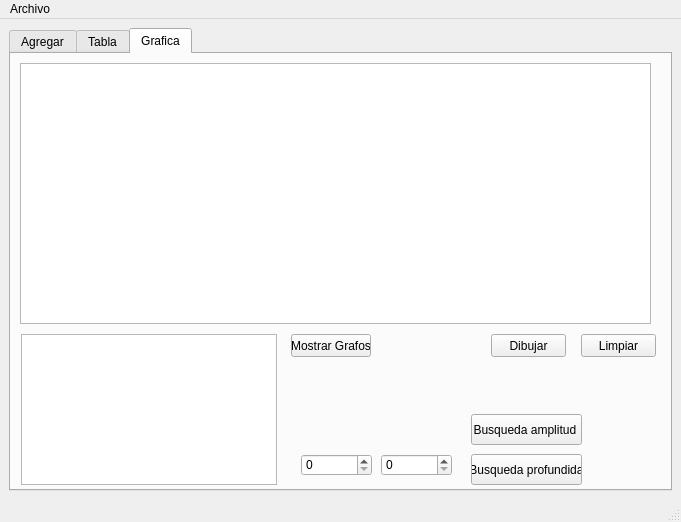
<?xml version="1.0" encoding="UTF-8"?>
<ui version="4.0">
 <class>MainWindow</class>
 <widget class="QMainWindow" name="MainWindow">
  <property name="geometry">
   <rect>
    <x>0</x>
    <y>0</y>
    <width>681</width>
    <height>522</height>
   </rect>
  </property>
  <property name="windowTitle">
   <string>MainWindow</string>
  </property>
  <widget class="QWidget" name="centralwidget">
   <layout class="QGridLayout" name="gridLayout_3">
    <item row="0" column="0">
     <widget class="QTabWidget" name="tabWidget">
      <property name="currentIndex">
       <number>2</number>
      </property>
      <widget class="QWidget" name="tab_3">
       <attribute name="title">
        <string>Agregar</string>
       </attribute>
       <layout class="QGridLayout" name="gridLayout_2">
        <item row="0" column="0">
         <widget class="QGroupBox" name="groupBox">
          <property name="title">
           <string>Particulas</string>
          </property>
          <layout class="QGridLayout" name="gridLayout">
           <item row="0" column="1">
            <widget class="QLineEdit" name="ide_lineEdit"/>
           </item>
           <item row="3" column="0">
            <widget class="QLabel" name="label_4">
             <property name="text">
              <string>Destino X</string>
             </property>
            </widget>
           </item>
           <item row="7" column="1">
            <widget class="QSpinBox" name="red_spinBox_7">
             <property name="maximum">
              <number>255</number>
             </property>
            </widget>
           </item>
           <item row="9" column="1">
            <widget class="QSpinBox" name="blue_spinBox_9">
             <property name="maximum">
              <number>255</number>
             </property>
            </widget>
           </item>
           <item row="8" column="1">
            <widget class="QSpinBox" name="green_spinBox_8">
             <property name="maximum">
              <number>255</number>
             </property>
            </widget>
           </item>
           <item row="1" column="0">
            <widget class="QLabel" name="label_2">
             <property name="text">
              <string>Origen en X</string>
             </property>
            </widget>
           </item>
           <item row="7" column="0">
            <widget class="QLabel" name="label_8">
             <property name="text">
              <string>Red</string>
             </property>
            </widget>
           </item>
           <item row="6" column="0">
            <widget class="QLabel" name="label_7">
             <property name="text">
              <string>Color (RGB)</string>
             </property>
            </widget>
           </item>
           <item row="0" column="0">
            <widget class="QLabel" name="label">
             <property name="text">
              <string>Id</string>
             </property>
            </widget>
           </item>
           <item row="2" column="0">
            <widget class="QLabel" name="label_3">
             <property name="text">
              <string>Origen en Y</string>
             </property>
            </widget>
           </item>
           <item row="2" column="1">
            <widget class="QSpinBox" name="origeny_spinBox_3">
             <property name="maximum">
              <number>500</number>
             </property>
            </widget>
           </item>
           <item row="5" column="0">
            <widget class="QLabel" name="label_6">
             <property name="text">
              <string>Velocidad</string>
             </property>
            </widget>
           </item>
           <item row="8" column="0">
            <widget class="QLabel" name="label_9">
             <property name="text">
              <string>Green</string>
             </property>
            </widget>
           </item>
           <item row="11" column="0" colspan="2">
            <widget class="QPushButton" name="agregarinicio_pushButton">
             <property name="text">
              <string>Agregar Inicio</string>
             </property>
            </widget>
           </item>
           <item row="5" column="1">
            <widget class="QLineEdit" name="velocidad_lineEdit_2"/>
           </item>
           <item row="1" column="1">
            <widget class="QSpinBox" name="origenx_spinBox_2">
             <property name="maximum">
              <number>500</number>
             </property>
            </widget>
           </item>
           <item row="4" column="1">
            <widget class="QSpinBox" name="destinoy_spinBox_5">
             <property name="maximum">
              <number>500</number>
             </property>
            </widget>
           </item>
           <item row="12" column="0" colspan="2">
            <widget class="QPushButton" name="pushButton">
             <property name="text">
              <string>Mostrar</string>
             </property>
            </widget>
           </item>
           <item row="9" column="0">
            <widget class="QLabel" name="label_10">
             <property name="text">
              <string>Blue</string>
             </property>
            </widget>
           </item>
           <item row="10" column="0" colspan="2">
            <widget class="QPushButton" name="agregarfinal_pushButton">
             <property name="text">
              <string>Agregar Final</string>
             </property>
            </widget>
           </item>
           <item row="3" column="1">
            <widget class="QSpinBox" name="destinox_spinBox_4">
             <property name="maximum">
              <number>500</number>
             </property>
            </widget>
           </item>
           <item row="4" column="0">
            <widget class="QLabel" name="label_5">
             <property name="text">
              <string>Destino Y</string>
             </property>
            </widget>
           </item>
          </layout>
         </widget>
        </item>
        <item row="0" column="1">
         <widget class="QPlainTextEdit" name="plainTextEdit"/>
        </item>
       </layout>
      </widget>
      <widget class="QWidget" name="tab_4">
       <attribute name="title">
        <string>Tabla</string>
       </attribute>
       <layout class="QGridLayout" name="gridLayout_4">
        <item row="2" column="3">
         <widget class="QPushButton" name="velocidad_boton_orde">
          <property name="text">
           <string>Velocidad</string>
          </property>
         </widget>
        </item>
        <item row="1" column="0">
         <widget class="QLineEdit" name="buscar_lineEdit">
          <property name="placeholderText">
           <string>Id </string>
          </property>
         </widget>
        </item>
        <item row="0" column="0" colspan="4">
         <widget class="QTableWidget" name="tabla"/>
        </item>
        <item row="2" column="1">
         <widget class="QPushButton" name="id_botonorde">
          <property name="text">
           <string>Id</string>
          </property>
         </widget>
        </item>
        <item row="1" column="1">
         <widget class="QPushButton" name="buscar_pushButton_2">
          <property name="text">
           <string>Buscar</string>
          </property>
         </widget>
        </item>
        <item row="2" column="2">
         <widget class="QPushButton" name="distancia_botonorde">
          <property name="text">
           <string>Distancia</string>
          </property>
         </widget>
        </item>
        <item row="1" column="2" colspan="2">
         <widget class="QPushButton" name="mostrar__tabla_pushButton_3">
          <property name="text">
           <string>Mostrar</string>
          </property>
         </widget>
        </item>
       </layout>
      </widget>
      <widget class="QWidget" name="tab">
       <attribute name="title">
        <string>Grafica</string>
       </attribute>
       <widget class="QPushButton" name="dibujar">
        <property name="geometry">
         <rect>
          <x>480</x>
          <y>280</y>
          <width>75</width>
          <height>23</height>
         </rect>
        </property>
        <property name="text">
         <string>Dibujar</string>
        </property>
       </widget>
       <widget class="QPushButton" name="limpiar">
        <property name="geometry">
         <rect>
          <x>570</x>
          <y>280</y>
          <width>75</width>
          <height>23</height>
         </rect>
        </property>
        <property name="text">
         <string>Limpiar</string>
        </property>
       </widget>
       <widget class="QGraphicsView" name="graphicsView">
        <property name="geometry">
         <rect>
          <x>9</x>
          <y>9</y>
          <width>631</width>
          <height>261</height>
         </rect>
        </property>
       </widget>
       <widget class="QPlainTextEdit" name="grafos_plainTextEdit_2">
        <property name="geometry">
         <rect>
          <x>10</x>
          <y>280</y>
          <width>256</width>
          <height>151</height>
         </rect>
        </property>
       </widget>
       <widget class="QPushButton" name="grafos_pushButton_2">
        <property name="geometry">
         <rect>
          <x>280</x>
          <y>280</y>
          <width>80</width>
          <height>23</height>
         </rect>
        </property>
        <property name="text">
         <string>Mostrar Grafos</string>
        </property>
       </widget>
       <widget class="QPushButton" name="busqueda_pushButton_2">
        <property name="geometry">
         <rect>
          <x>460</x>
          <y>360</y>
          <width>111</width>
          <height>31</height>
         </rect>
        </property>
        <property name="text">
         <string>Busqueda amplitud </string>
        </property>
       </widget>
       <widget class="QSpinBox" name="xbus_spinBox">
        <property name="geometry">
         <rect>
          <x>290</x>
          <y>400</y>
          <width>71</width>
          <height>22</height>
         </rect>
        </property>
        <property name="maximum">
         <number>1000</number>
        </property>
       </widget>
       <widget class="QSpinBox" name="ybus_spinBox_2">
        <property name="geometry">
         <rect>
          <x>370</x>
          <y>400</y>
          <width>71</width>
          <height>22</height>
         </rect>
        </property>
        <property name="maximum">
         <number>1000</number>
        </property>
       </widget>
       <widget class="QPushButton" name="buspro_pushButton_2">
        <property name="geometry">
         <rect>
          <x>460</x>
          <y>400</y>
          <width>111</width>
          <height>31</height>
         </rect>
        </property>
        <property name="text">
         <string>Busqueda profundida</string>
        </property>
       </widget>
      </widget>
     </widget>
    </item>
   </layout>
  </widget>
  <widget class="QMenuBar" name="menubar">
   <property name="geometry">
    <rect>
     <x>0</x>
     <y>0</y>
     <width>681</width>
     <height>21</height>
    </rect>
   </property>
   <widget class="QMenu" name="menuArchivo">
    <property name="title">
     <string>Archivo</string>
    </property>
    <addaction name="actionAbrir"/>
    <addaction name="actionGuardar"/>
   </widget>
   <addaction name="menuArchivo"/>
  </widget>
  <widget class="QStatusBar" name="statusbar"/>
  <action name="actionAbrir">
   <property name="text">
    <string>Abrir</string>
   </property>
   <property name="shortcut">
    <string>Ctrl+O</string>
   </property>
  </action>
  <action name="actionGuardar">
   <property name="text">
    <string>Guardar</string>
   </property>
   <property name="shortcut">
    <string>Ctrl+D</string>
   </property>
  </action>
 </widget>
 <resources/>
 <connections/>
</ui>
